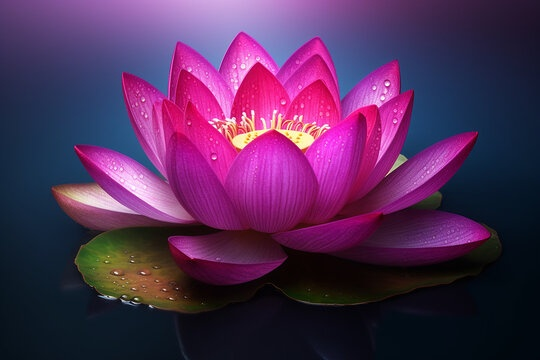
#> input picture lotus.jpg, 540 x 360 px, given in place of the camera
$ jupyter execute 'Edge detection (Canny).ipynb'   (text cells are left out)
#> lines starting #> are read from the running program, lines starting #| are printed output that depends on the picture; after the words box and inside, x2 and y2 are one past the last pixel; in counts of white or black regions, pixels touching at a corner belong together
#> further down, frame is the input picture: shape (360, 540, 3); mean B, G, R 87.3, 44.5, 82.8
[cell 1]
# Shreya Tripathi
# 22BAI10033

import cv2
import numpy as np
import matplotlib.pyplot as plt

# Function to apply the sketch effect
def sketch(image):
    img_gray = cv2.cvtColor(image, cv2.COLOR_BGR2GRAY)
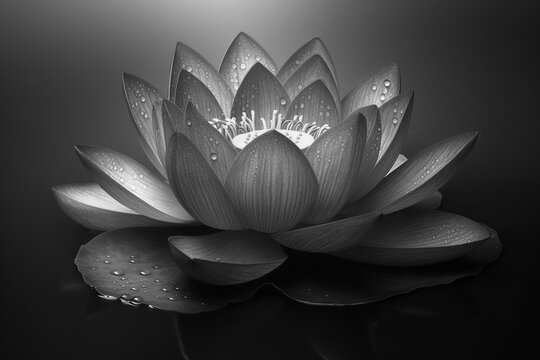
#> img_gray: shape (360, 540); min 0, max 251, mean 60.8
    img_gray_blur = cv2.GaussianBlur(img_gray, (15, 15), 0)
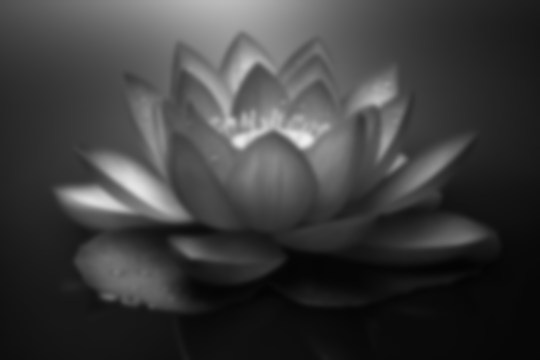
#> img_gray_blur: shape (360, 540); min 3, max 240, mean 60.8
    canny_edges = cv2.Canny(img_gray_blur, 10, 70)
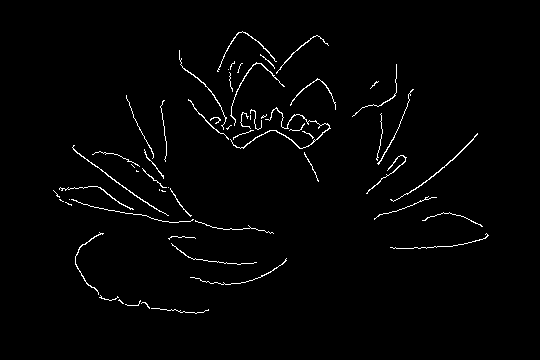
#> canny_edges: shape (360, 540); 1.7% white in thin lines or dots, all inside (x1, y1, x2, y2) = (53, 31, 489, 314)
    ret, mask = cv2.threshold(canny_edges, 70, 255, cv2.THRESH_BINARY)
    inverted_mask = cv2.bitwise_not(mask)
    img_gray_bgr = cv2.cvtColor(img_gray, cv2.COLOR_GRAY2BGR)
    sketch_image = cv2.bitwise_and(img_gray_bgr, img_gray_bgr, mask=inverted_mask)
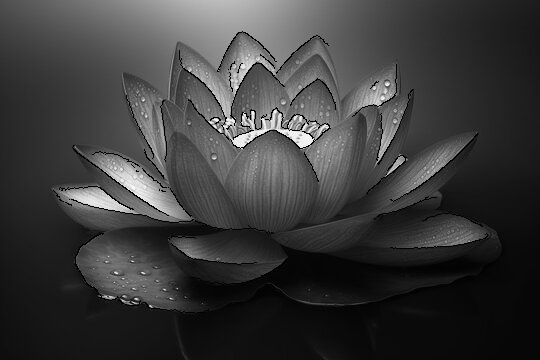
#> sketch_image: shape (360, 540, 3); min 0, max 251, mean 59.1
    return sketch_image

# Function to display frames using matplotlib
def display_frame(frame, title="Frame"):
#> called with title = 'Original Video Feed'
    plt.imshow(cv2.cvtColor(frame, cv2.COLOR_BGR2RGB))
    plt.title(title)
    plt.axis('off')
    plt.show(block=False)
    plt.pause(0.01)
    plt.clf()

# Initialize the webcam
cap = cv2.VideoCapture(0)
if not cap.isOpened():
    print("Error: Cannot access the webcam.")
    exit()

try:
    while True:
        ret, frame = cap.read()
        if not ret:
            print("Error: Could not read frame.")
            break

        # Apply the sketch effect
        sketched_frame = sketch(frame)

        # Display the frames
        display_frame(frame, "Original Video Feed")
        display_frame(sketched_frame, "Sketched Video Feed")

        # Stop loop based on user input
        stop = input("Press 'q' and Enter to stop: ")
        if stop == 'q':
            break

finally:
    cap.release()
    plt.close()
    print("Resources released.")
